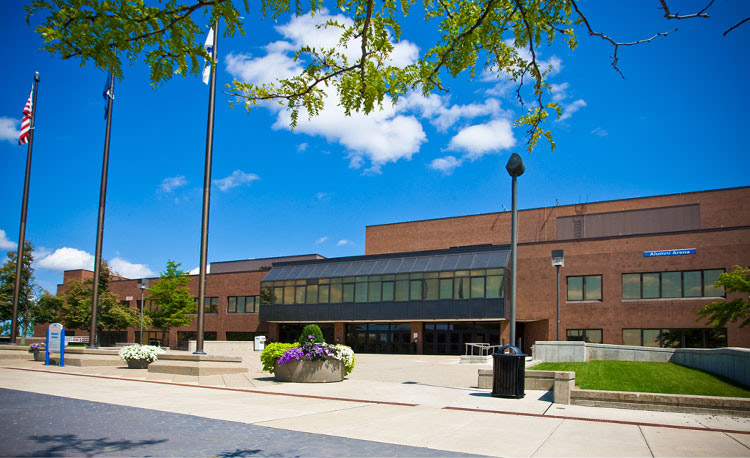
#> input picture project1/task2_img/task2.jpg, 750 x 458 px
$ jupyter execute --allow-errors mycv.ipynb
#> lines starting #> are read from the running program, lines starting #| are printed output that depends on the picture
[cell 1]
import numpy as np
import cv2
import math
import sys

[cell 2]
def resize_shrink(matrix, fx, fy):
    """
    Purpose:
        resize a matrix given fx and fy.
    Input:
        fx: resize on column
        fy: resize on row
    Output:
        Resized matrix list
    """

    fx_inv = int(1 / fx)
    fy_inv = int(1 / fy)
    res = []

    for i in range(0, len(matrix), fy_inv):
        res_row = []
        for j in range(0, len(matrix[i]), fx_inv):
            res_row.append(matrix[i][j])
        res.append(res_row)

    return res

[cell 3]
img = cv2.imread("../task2_img/task2.jpg", 0)
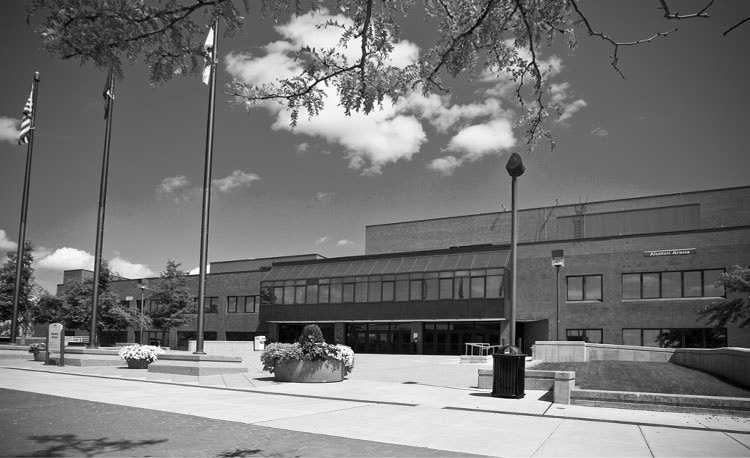
#> img: shape (458, 750); min 0, max 255, mean 117.3
img2 = np.asarray(resize_shrink(img, 1/2, 1/2))
#> the loop in resize_shrink, `for i in range(0, len(matrix), fy_inv):` made 229 passes
#> i on passes 3 to 5: 4, 6, 8
#> after the loop in resize_shrink, `for i in range(0, len(matrix), fy_inv):`: res = 229 items
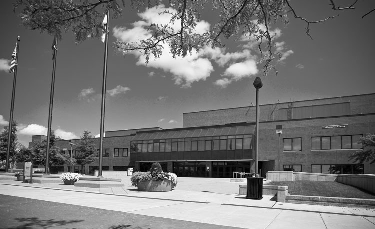
#> img2: shape (229, 375); min 0, max 255, mean 117.1
img4 = np.asarray(resize_shrink(img, 1/4, 1/4))
#> the loop in resize_shrink (call 2), `for i in range(0, len(matrix), fy_inv):` made 115 passes
#> i on passes 2 to 13: 4, 8, 12, 16, 20, 24, 28, 32, 36, 40, 44, 48
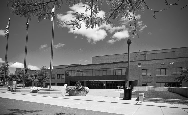
#> img4: shape (115, 188); min 0, max 255, mean 117.2
img8 = np.asarray(resize_shrink(img, 1/8, 1/8))
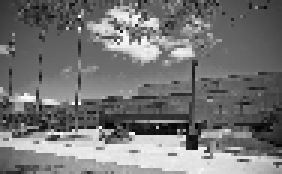
#> img8: shape (58, 94) (shown 3 times larger); min 1, max 254, mean 117.3

[cell 4]
cv2.namedWindow('img', cv2.WINDOW_NORMAL)
cv2.imshow('img',  img)
cv2.waitKey(0)
cv2.destroyAllWindows()

cv2.namedWindow('img2', cv2.WINDOW_NORMAL)
cv2.imshow('img2', img2)
cv2.waitKey(0)
cv2.destroyAllWindows()

cv2.namedWindow('img4', cv2.WINDOW_NORMAL)
cv2.imshow('img4', img4)
cv2.waitKey(0)
cv2.destroyAllWindows()

cv2.namedWindow('img4', cv2.WINDOW_NORMAL)
cv2.imshow('img4', img8)
cv2.waitKey(0)
cv2.destroyAllWindows()

[cell 5]
for i in range(1,10,2):
    print(i)
